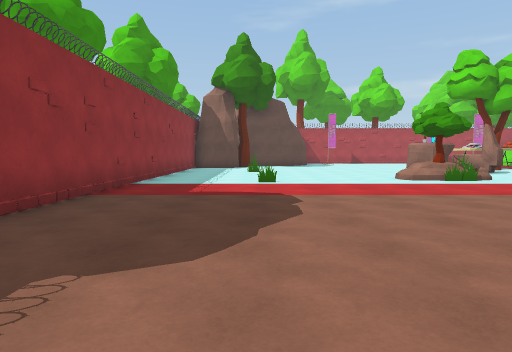
View 1 (above)

19 first-person views from a walk through a 3-D level made in the Unity game engine. The camera is 1.4 m above the floor, tilts 4° down and sees 75° across. The floor is counted in squares, 2 m on a side. Each view is taken from the middle of a square. On the plan, view 1 faces up. The plan holds only what a view shows up to about 10 squares ahead; the rest is blank. The place goes on beyond the plan. The player is left out. Some surface patterns are stand-ins.

View 2
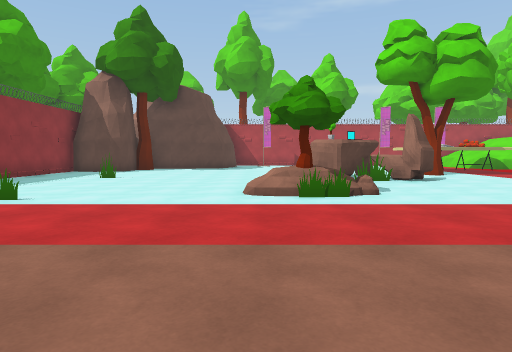

View 3
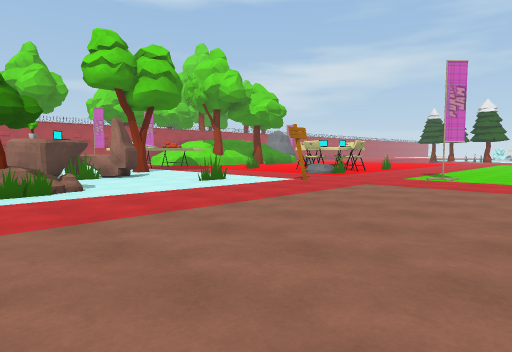

View 4
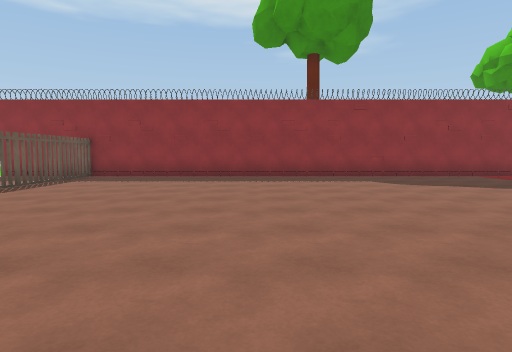

View 5
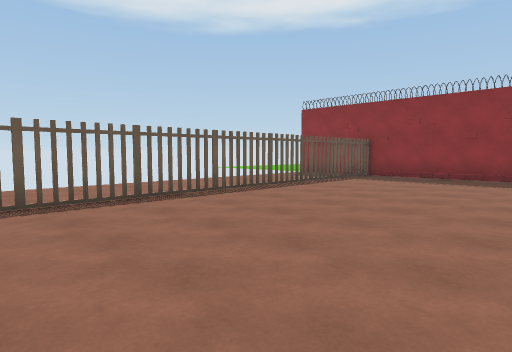

View 6
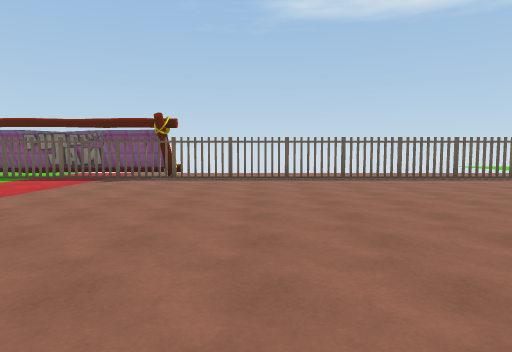

View 7
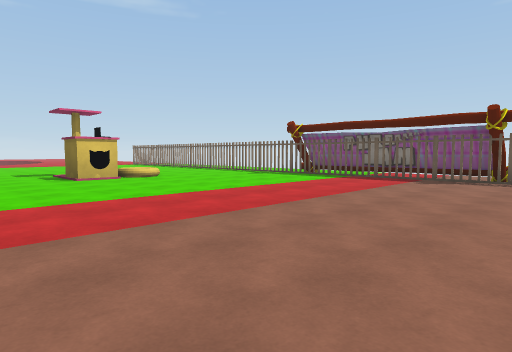

View 8
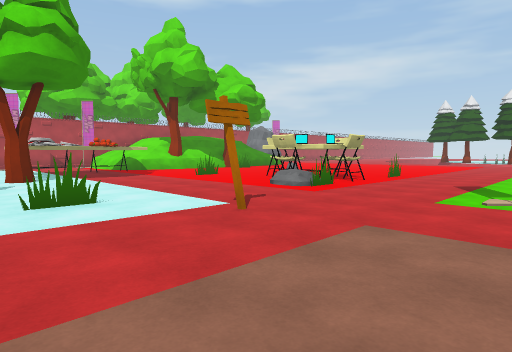

View 9
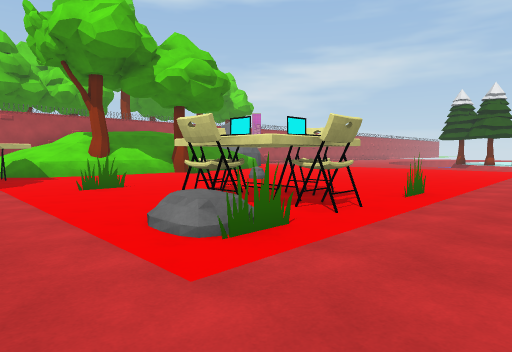

View 10
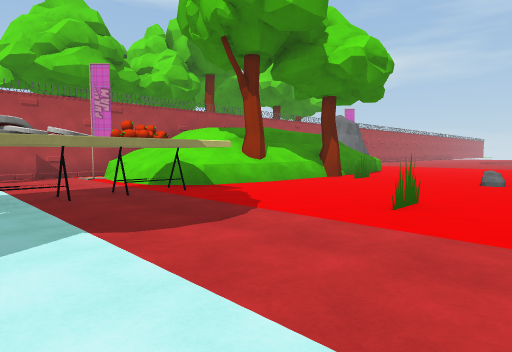

View 11
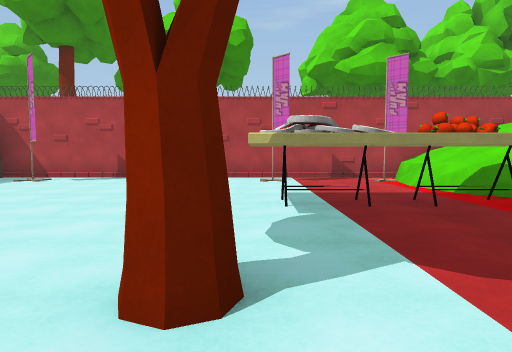

View 12
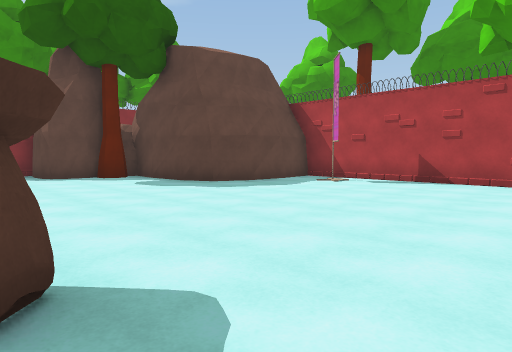

View 13
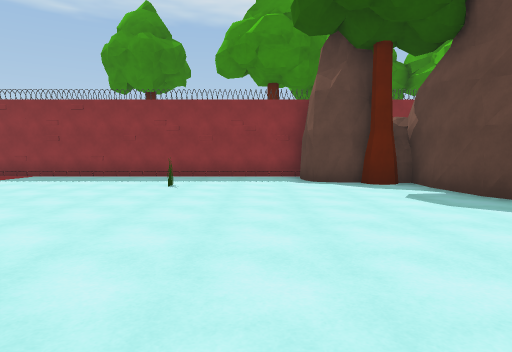

View 14
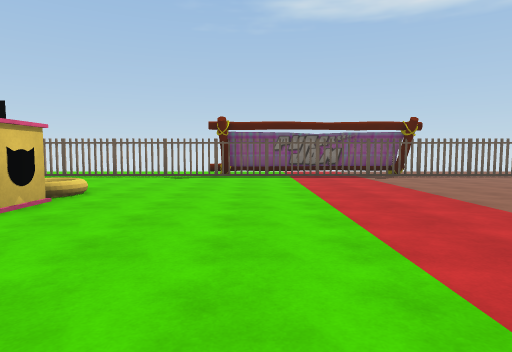

View 15
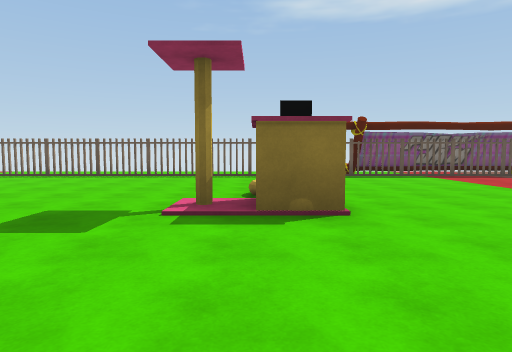

View 16
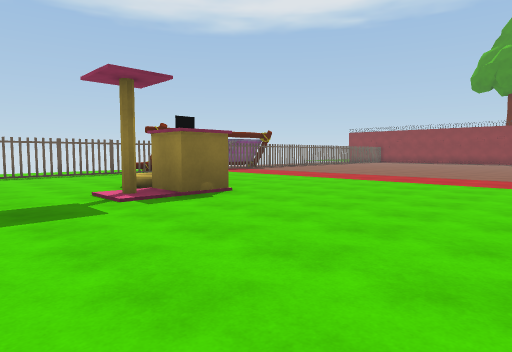

View 17
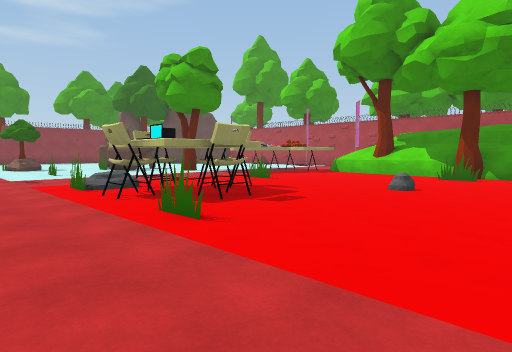

View 18
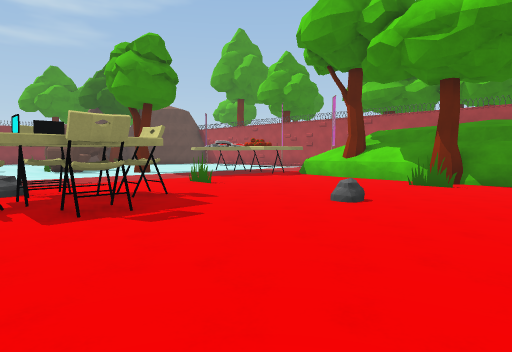

View 19
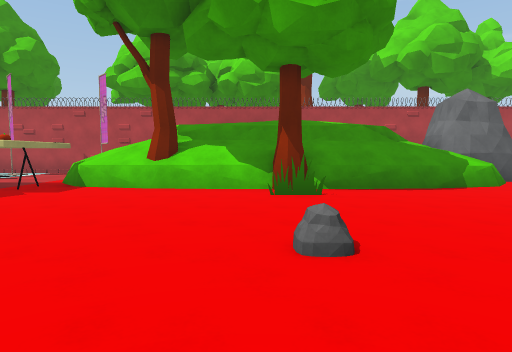

### Floor plan
Points are (right, up) in squares from view 1. A wall is a line through its corners. A room is listed if a view was taken in it or the views show most of it. See-through windows are left out.
Room 1 (views 1, 2, 3, 4, 5, 6, 7, 8, 9, 10, 11, 12, 13, 14, 15, 16, 17, 18, 19)
walls: (9.8, 8.8) (8.8, 8.8); (7.4, 11.2) (6.5, 11.2); (15, 12.7) (13.9, 12.7); (18.2, 8) (17.2, 8); (0.2, 12.2) (-0.4, 12.2); (2.2, 17.9) (1.5, 17.6); (2.7, 18.7) (2.5, 18); (9.2, -6.4) (9.4, -6.2); (9.5, -6.5) (14.2, -6.5); (9.6, -6.6) (14.5, -6.6); (0.4, 17.6) (-0.4, 17.6); (-2.8, 15.4) (-2.8, -6); (2.9, 21) (2.8, 18.9) (2.4, 18) (1.8, 17.7) (0.2, 17.5); (15.2, 21.4) (2.9, 21.4) (3, 20.5); (-2.9, -5.9) (21.5, -5.9)
low walls: (0.5, 8) (0, 8); (-0.4, 12.2) (0.1, 12.2); (14.3, 16.9) (13.6, 17.8); (13.6, 17.7) (13.7, 20.5); (15.6, 16.7) (14.3, 16.9) (13.7, 17.6) (13.5, 18.4); (13.5, 19.1) (13.7, 20.1); (18.4, 16.6) (16.4, 16.6); (9.6, -6.8) (11.7, -6.8); (21.4, 16.5) (18.9, 16.5)
ways out: gap at (-1, -6); gap at (2, -6); gap at (5, -6); gap at (8.5, -6); gap at (17, -6); gap at (20, -6)
objects: rock (-2, 16) to (-1, 17); rock (-2, 18) to (-1, 18); tree (-1, 17); tree (4, 9); other object (4, 20); rock (5, 9); rock (6, 9); other object (6, 11) to (8, 13); tree (10, 14); other object (10, 16) to (13, 17); other object (10, 20); other object (11, 7); other object (13, 20); other object (14, 5); rock (14, 9); other object (15, 8) to (17, 10); tree (16, 17); other object (17, -1) to (18, 0); rock (18, 13); tree (19, 16)

Where each view was taken, in squares from view 1:
view 1: 0 up, 0 right, facing up
view 2: 3 up, 4 right, facing up
view 3: 2 up, 4 right, facing up-right
view 4: 1 down, 7 right, facing left
view 5: 1 down, 7 right, facing down-left
view 6: 3 up, 7 right, facing down
view 7: 3 up, 8 right, facing down-right
view 8: 4 up, 8 right, facing up-right
view 9: 6 up, 12 right, facing up-right
view 10: 11 up, 10 right, facing up-right
view 11: 12 up, 10 right, facing up
view 12: 13 up, 9 right, facing up-left
view 13: 14 up, 7 right, facing left
view 14: 4 up, 14 right, facing down
view 15: 4 up, 18 right, facing down
view 16: 5 up, 21 right, facing down-left
view 17: 6 up, 21 right, facing up-left
view 18: 8 up, 21 right, facing up-left
view 19: 10 up, 18 right, facing up
